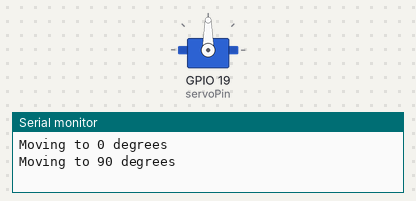
A sketch run on a simulated ESP32. Shown: servo, the last lines printed to the serial monitor.

Above: at 2.05 s.
At 6.0 s:
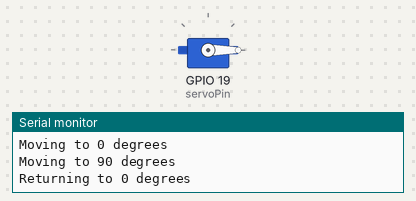
Timing chart, 0 to 7.2 s (numbered marks = the images above):
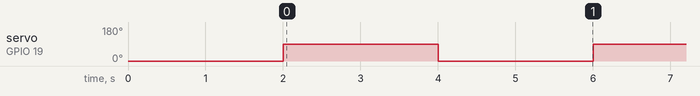

The sketch:

lcd_dht.ino
```cpp
#include <ESP32Servo.h>

Servo myServo;  // Create a servo object to control the servo
int servoPin = 19; // Define the ESP32 pin connected to the servo signal line

void setup() {
  Serial.begin(115200);

  // Recommended setup for ESP32 timers
  ESP32PWM::allocateTimer(0);
  ESP32PWM::allocateTimer(1);
  ESP32PWM::allocateTimer(2);
  ESP32PWM::allocateTimer(3);

  myServo.setPeriodHertz(50); // Standard 50Hz servo frequency

  // Attach the servo on pin 19.
  // 500 and 2400 are standard minimum and maximum pulse widths in microseconds.
  myServo.attach(servoPin, 500, 2400);

  // Initialize the servo at 0 degrees
  Serial.println("Moving to 0 degrees");
  myServo.write(0);
  delay(2000); // Wait 2 seconds before starting the loop
}

void loop() {
  // Move to 90 degrees
  Serial.println("Moving to 90 degrees");
  myServo.write(90);
  delay(2000); // Wait 2 seconds

  // Return to 0 degrees
  Serial.println("Returning to 0 degrees");
  myServo.write(0);
  delay(2000); // Wait 2 seconds
}
```

Measured:
- by itself, servo on GPIO 19 (servoPin): alternates 90° for 2.0 s and 0° for 2.0 s
